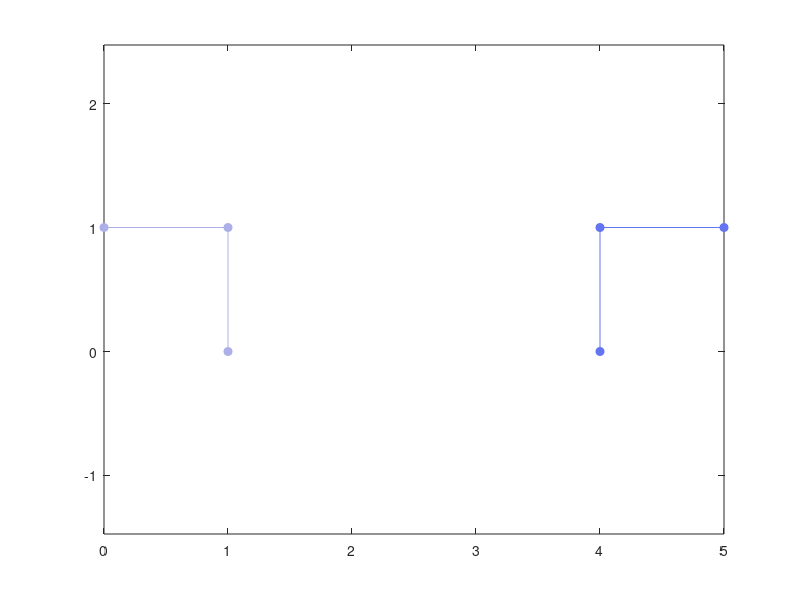

MATLAB code for this plot:
clear all;close all;clc;  %清除所有变量，关闭所有窗口，  清除命令窗口的内容     
x=[1,0;1,1;0,1;4,1;4,0;5,1];                   %定义一个矩阵
N=size(x,1);              %N为矩阵的列数，即聚类数据点的个数
M=N*N-N;                  %N个点间有M条来回连线，考虑到从i到k和从k到i的距离可能是不一样的
s=zeros(M,3);             %定义一个M行3列的零矩阵,用于存放根据数据点计算出的相似度

j=1;                      %通过for循环给s赋值，第一列表示起点i，第二列为终点k，第三列为i到k的负欧式距离作为相似度。
for i=1:N
    for k=[1:i-1,i+1:N]
        s(j,1)=i;s(j,2)=k;
        s(j,3)=-sum((x(i,:)-x(k,:)).^2);
        j=j+1;
    end
end
p=median(s(:,3));                %p为矩阵s第三列的中间值，即所有相似度值的中位数，用中位数作为preference,将获得数量合适的簇的个数
tmp=max(max(s(:,1)),max(s(:,2)));           
S=-Inf*ones(N,N);                %-Inf负无穷大，定义S为N*N的相似度矩阵，初始化每个值为负无穷大
for j=1:size(s,1)                %用for循环将s转换为S，S（i，j）表示点i到点j的相似度值
    S(s(j,1),s(j,2))=s(j,3);
end
nonoise=1;                       %此处仅选择分析无噪情况（即S（i，j）=S（j,i）），所以略去下面几行代码                            
%if ~nonoise                     %此处几行注释掉的代码是 在details,sparse等情况下时为了避免使用了无噪数据而使用的，用来给数据添加noise                   
%rns=randn('state');
%randn('state',0);
%S=S+(eps*S+realmin*100).*rand(N,N);
%randn('state',rns);
%end;
%Place preferences on the diagonal of S
if length(p)==1                   %设置preference
    for i=1:N
        S(i,i)=p;
    end
else
    for i=1:N
        S(i,i)=p(i);
    end
end
% Allocate space for messages ,etc
dS=diag(S);                        %列向量，存放S中对角线元素信息
A=zeros(N,N);
R=zeros(N,N);
%Execute parallel affinity propagation updates
convits=50;maxits=500;             %设置迭代最大次数为500次，迭代不变次数为50
e=zeros(N,convits);dn=0;i=0;       %e循环地记录50次迭代信息，dn=1作为一个循环结束信号，i用来记录循环次数
while ~dn
    i=i+1;
    %Compute responsibilities
    Rold=R;                        %用Rold记下更新前的R
    AS=A+S                         %A(i,j)+S(i,j)
    [Y,I]=max(AS,[],2)             %获得AS中每行的最大值存放到列向量Y中，每个最大值在AS中的列数存放到列向量I中
    for k=1:N
        AS(k,I(k))=-realmax;        %将AS中每行的最大值置为负的最大浮点数，以便于下面寻找每行的第二大值
    end
    [Y2,I2]=max(AS,[],2);           %存放原AS中每行的第二大值的信息
    R=S-repmat(Y,[1,N]);            %更新R,R(i,k)=S(i,k)-max{A(i,k')+S(i,k')}      k'~=k 即计算出各点作为i点的簇中心的适合程度

    for k=1:N                       %eg:第一行中AS(1,2)最大,AS(1,3)第二大
        R(k,I(k))=S(k,I(k))-Y2(k);  %so R(1,1)=S(1,1)-AS(1,2); R(1,2)=S(1,2)-AS(1,3); R(1,3)=S(1,3)-AS(1,2).............                                                                           
    end                             %这样更新R后，R的值便表示k多么适合作为i 的簇中心，若k是最适合i的点，则R(i,k)的值为正
    lam=0.5;  
    R=(1-lam)*R+lam*Rold;           %设置阻尼系数，防止某些情况下出现的数据振荡
    %Compute availabilities
    Aold=A;
    Rp=max(R,0)                     %除R(k,k)外，将R中的负数变为0，忽略不适合的点的不适合程度信息
    for k=1:N
        Rp(k,k)=R(k,k);
    end
    A=repmat(sum(Rp,1),[N,1])-Rp    %更新A(i,k),先将每列大于零的都加起来，因为i~=k,所以要减去多加的Rp(i,k)  
    dA=diag(A);
    A=min(A,0);                     %除A(k,k)以外，其他的大于0的A值都置为0
    for k=1:N
        A(k,k)=dA(k);
    end
    A=(1-lam)*A+lam*Aold;            %设置阻尼系数，防止某些情况下出现的数据振荡          
    %Check for convergence
    E=((diag(A)+diag(R))>0);
    e(:,mod(i-1,convits)+1)=E;       %将循环计算结果列向量E放入矩阵e中，注意是循环存放结果，即第一次循环得出的E放到N*50的e矩阵的第一列，第51次的结果又放到第一列
    K=sum(E);                        %每次只保留连续的convits条循环结果，以便后面判断是否连续迭代50次中心簇结果都不变
    if i>=convits || i>=maxits       %判断循环是否终止
          se=sum(e,2);               %se为列向量，E的convits次迭代结果和
          unconverged=(sum((se==convits)+(se==0))~=N);%所有的点要么迭代50次都满足A+R>0，要么一直都小于零，不可以作为簇中心
          if (~unconverged&&(K>0))||(i==maxits) %迭代50次不变，且有簇中心产生或超过最大循环次数时循环终止。
              dn=1;
          end
    end
end
I=find(diag(A+R)>0);                  %经过上面的循环，便确定好了哪些点可以作为簇中心点，用find函数找出那些簇1中心点,这个简单demo中I=[2,4],
K=length(I); % Identify exemplars                                                                                                           %即第二个点和第四个点为这六个点的簇中心
if K>0                                %如果簇中心的个数大于0
    [~,c]=max(S(:,I),[],2);           %取出S中的第二，四列；求出2，4列的每行的最大值，如果第一行第二列的值大于第一行第四列的值，则说明第一个点是第二个点是归属点
    c(I)=1:K; % Identify clusters     %c(2)=1,c(4)=2(第2个点为第一个簇中心，第4个点为第2个簇中心)
    % Refine the final set of exemplars and clusters and return results
    for k=1:K
        ii=find(c==k);                 %k=1时，发现第1，2，3个点为都属于第一个簇                           
        [y,j]=max(sum(S(ii,ii),1));    %k=1时 提取出S中1，2，3行和1，2，3列组成的3*3的矩阵，分别算出3列之和取最大值，y记录最大值，j记录最大值所在的列
       I(k)=ii(j(1));                  %I=[2;4]
    end
    [tmp,c]=max(S(:,I),[],2);          %tmp为2，4列中每行最大数组成的列向量，c为每个最大数在S（：，I）中的位置，即表示各点到那个簇中心最近
    c(I)=1:K;                          %c(2)=1;c(4)=2;
    tmpidx=I(c)                        %I=[2;4],c中的1用2替换，2用4替换
    %(tmpidx-1)*N+(1:N)'               %一个列向量分别表示S(1,2),S(2,2),S(3,2),S(4,4),S(5,4),S(6,4)是S矩阵的第几个元素
    %sum(S((tmpidx-1)*N+(1:N)'))       %求S中S(1,2)+S(2,2)+S(3,2)+S(4,4)+S(5,4)+S(6,4)的和
    tmpnetsim=sum(S((tmpidx-1)*N+(1:N)'));%将各点到簇中心的一个表示距离的负值的和来衡量这次聚类的适合度
    tmpexpref=sum(dS(I));               %dS=diag(S)；%表示所有被选为簇中心的点的适合度之和
else
    tmpidx=nan*ones(N,1);              %nan Not A Number 代表不是一个数据。数据处理时，在实际工程中经常数据的缺失或者不完整，此时我们可以将那些缺失设置为nan
    tmpnetsim=nan;
    tmpexpref=nan;
end
netsim=tmpnetsim;                      %反应这次聚类的适合度
dpsim=tmpnetsim-tmpexpref;             %
expref=tmpexpref;                      %
idx=tmpidx;                            %记录了每个点所属那个簇中心的列向量
unique(idx);
fprintf('Number of clusters: %d\n',length(unique(idx)));
fprintf('Fitness (net similarity): %g\n',netsim);
figure;                                %绘制结果
for i=unique(idx)'
  ii=find(idx==i);
  h=plot(x(ii,1),x(ii,2),'o');
  hold on;
  col=rand(1,3);
  set(h,'Color',col,'MarkerFaceColor',col);
  xi1=x(i,1)*ones(size(ii));
  xi2=x(i,2)*ones(size(ii));
  line([x(ii,1),xi1]',[x(ii,2),xi2]','Color',col);
end
axis equal ;
%AS,Y,I,Rp,A,tmpidx
